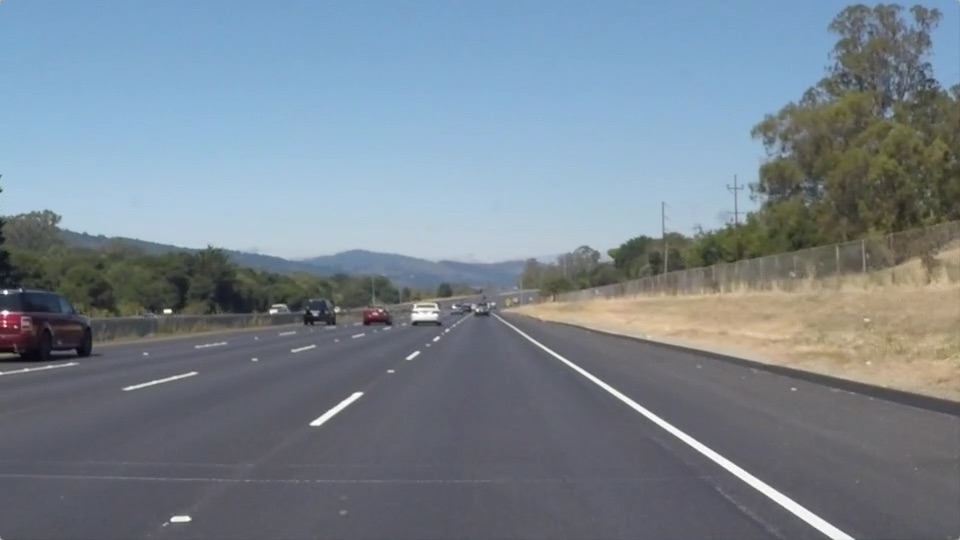
#> input picture test_images/solidWhiteRight.jpg, 960 x 540 px
$ jupyter execute --allow-errors P1.ipynb   (shell and % lines are left out)
#> lines starting #> are read from the running program, lines starting #| are printed output that depends on the picture; after the words box and inside, x2 and y2 are one past the last pixel; in counts of white or black regions, pixels touching at a corner belong together
# Self-Driving Car Engineer Nanodegree

## Project: **Finding Lane Lines on the Road**
***
In this project, you will use the tools you learned about in the lesson to identify lane lines on the road.  You can develop your pipeline on a series of individual images, and later apply the result to a video stream (really just a series of images). Check out the video clip "raw-lines-example.mp4" (also contained in this repository) to see what the output should look like after using the helper functions below.

Once you have a result that looks roughly like "raw-lines-example.mp4", you'll need to get creative and try to average and/or extrapolate the line segments you've detected to map out the full extent of the lane lines.  You can see an example of the result you're going for in the video "P1_example.mp4".  Ultimately, you would like to draw just one line for the left side of the lane, and one for the right.

In addition to implementing code, there is a brief writeup to complete. The writeup should be completed in a separate file, which can be either a markdown file or a pdf document. There is a [write up template](https://github.com/udacity/CarND-LaneLines-P1/blob/master/writeup_template.md) that can be used to guide the writing process. Completing both the code in the Ipython notebook and the writeup template will cover all of the [rubric points](https://review.udacity.com/#!/rubrics/322/view) for this project.

---
Let's have a look at our first image called 'test_images/solidWhiteRight.jpg'.  Run the 2 cells below (hit Shift-Enter or the "play" button above) to display the image.

**Note: If, at any point, you encounter frozen display windows or other confounding issues, you can always start again with a clean slate by going to the "Kernel" menu above and selecting "Restart & Clear Output".**

---

**The tools you have are color selection, region of interest selection, grayscaling, Gaussian smoothing, Canny Edge Detection and Hough Tranform line detection.  You  are also free to explore and try other techniques that were not presented in the lesson.  Your goal is piece together a pipeline to detect the line segments in the image, then average/extrapolate them and draw them onto the image for display (as below).  Once you have a working pipeline, try it out on the video stream below.**

---

<figure>

 <figcaption>
 <p></p>
 <p style="text-align: center;"> Your output should look something like this (above) after detecting line segments using the helper functions below </p>
 </figcaption>
</figure>
 <p></p>
<figure>

 <figcaption>
 <p></p>
 <p style="text-align: center;"> Your goal is to connect/average/extrapolate line segments to get output like this</p>
 </figcaption>
</figure>

**Run the cell below to import some packages.  If you get an `import error` for a package you've already installed, try changing your kernel (select the Kernel menu above --> Change Kernel).  Still have problems?  Try relaunching Jupyter Notebook from the terminal prompt.  Also, consult the forums for more troubleshooting tips.**

## Import Packages

[cell 1]
#importing some useful packages
import matplotlib.pyplot as plt
import matplotlib.image as mpimg
import numpy as np
import cv2

## Read in an Image

[cell 2]
#reading in an image
image = mpimg.imread('test_images/solidWhiteRight.jpg')
#> image is the input picture: shape (540, 960, 3); mean R, G, B 120.3, 132.6, 143.7

#printing out some stats and plotting
print('This image is:', type(image), 'with dimensions:', image.shape)
#| This image is: <class 'numpy.ndarray'> with dimensions: (540, 960, 3)
plt.imshow(image)  # if you wanted to show a single color channel image called 'gray', for example, call as plt.imshow(gray, cmap='gray')

## Ideas for Lane Detection Pipeline

**Some OpenCV functions (beyond those introduced in the lesson) that might be useful for this project are:**

`cv2.inRange()` for color selection
`cv2.fillPoly()` for regions selection
`cv2.line()` to draw lines on an image given endpoints
`cv2.addWeighted()` to coadd / overlay two images
`cv2.cvtColor()` to grayscale or change color
`cv2.imwrite()` to output images to file
`cv2.bitwise_and()` to apply a mask to an image

**Check out the OpenCV documentation to learn about these and discover even more awesome functionality!**

## Helper Functions

Below are some helper functions to help get you started. They should look familiar from the lesson!

[cell 3]
import math

# [7 lines left out: function grayscale, not called in this run]
    # Or use BGR2GRAY if you read an image with cv2.imread()
    # return cv2.cvtColor(img, cv2.COLOR_BGR2GRAY)

def canny(img, low_threshold, high_threshold):
    """Applies the Canny transform"""
    return cv2.Canny(img, low_threshold, high_threshold)

def gaussian_blur(img, kernel_size):
    """Applies a Gaussian Noise kernel"""
    return cv2.GaussianBlur(img, (kernel_size, kernel_size), 0)

def region_of_interest(img, vertices):
    """
    Applies an image mask.

    Only keeps the region of the image defined by the polygon
    formed from `vertices`. The rest of the image is set to black.
    `vertices` should be a numpy array of integer points.
    """
    #defining a blank mask to start with
    mask = np.zeros_like(img)

    #defining a 3 channel or 1 channel color to fill the mask with depending on the input image
    if len(img.shape) > 2:
        channel_count = img.shape[2]  # i.e. 3 or 4 depending on your image
        ignore_mask_color = (255,) * channel_count
    else:
        ignore_mask_color = 255

    #filling pixels inside the polygon defined by "vertices" with the fill color
    cv2.fillPoly(mask, vertices, ignore_mask_color)

    #returning the image only where mask pixels are nonzero
    masked_image = cv2.bitwise_and(img, mask)
    return masked_image


def draw_lines(img, lines, color=[255, 0, 0], thickness=5):
    """
    NOTE: this is the function you might want to use as a starting point once you want to
    average/extrapolate the line segments you detect to map out the full
    extent of the lane (going from the result shown in raw-lines-example.mp4
    to that shown in P1_example.mp4).

    Think about things like separating line segments by their
    slope ((y2-y1)/(x2-x1)) to decide which segments are part of the left
    line vs. the right line.  Then, you can average the position of each of
    the lines and extrapolate to the top and bottom of the lane.

    This function draws `lines` with `color` and `thickness`.
    Lines are drawn on the image inplace (mutates the image).
    If you want to make the lines semi-transparent, think about combining
    this function with the weighted_img() function below
    """
    """
    Function re-defined as follows:
    1. calculate slope of line
    2. save all corresponding slopes and pair of points
    3. first calculate mean of slopes, then calculate mean of y-intercept,
       to obtain y = mx + c model line to interpolate final lanes
    """
    _ml=[]
    _mr=[]
    _linel=[]
    _liner=[]
    _cl=[]
    _cr=[]

    try:
        for line in lines:
            for x1,y1,x2,y2 in line:
                m = (y2-y1)/(x2-x1) #slope of line
                if m > 0:           #differentiate which side by slope
                    _ml.append(m)   #save slope to an array for averaging
                    _linel.append([x1,y1]) #save all points for interpolation of lines
                    _linel.append([x2,y2]) #save all points for interpolation of lines
                else:
                    _mr.append(m)
                    _liner.append([x1,y1])
                    _liner.append([x2,y2])
    except:
        print("error")

    # slope > 0 case
    if(len(_ml)):
        ml = np.mean(_ml) # mean of slopes
        for line in _linel:
            _cl.append(line[1]-ml*line[0])   #save all calculated y-intercept
        cl = np.mean(_cl)  # mean of y-intercept
        if(((img.shape[0]*0.6-cl)/ml > (img.shape[1]/2)*0.9) and ((img.shape[0]*0.6-cl)/ml < (img.shape[1]/2)*1.1)): #ensure valid range
            # generate a single straight line from 2 points using y = mx + c where m is mean(slope) and c is mean(y-intercept)
            # These 2 points y values are i) image height and ii) image height * 0.6 as road converging points
            yl0 = img.shape[0]
            xl0 = int((yl0 - cl)/ml)
            yl1 = int(img.shape[0]*0.6)
            xl1 = int((yl1-cl)/ml)
            cv2.line(img, (xl0, yl0), (xl1, yl1), color, thickness )

    # slope < 0 case
    if(len(_mr)):
        mr = np.mean(_mr)
        for line in _liner:
            _cr.append(line[1]-mr*line[0])
        cr = np.mean(_cr)
        if(((img.shape[0]*0.6-cr)/mr > (img.shape[1]/2)*0.9) and ((img.shape[0]*0.6-cr)/mr < (img.shape[1]/2)*1.1)):
            yr0 = img.shape[0]
            xr0 = int((yr0 - cr)/mr)
            yr1 = int(img.shape[0]*0.6)
            xr1 = int((yr1-cr)/mr)
            cv2.line(img, (xr0, yr0), (xr1, yr1), color, thickness )


def hough_lines(img, rho, theta, threshold, min_line_len, max_line_gap):
    """
    `img` should be the output of a Canny transform.

    Returns an image with hough lines drawn.
    """
    lines = cv2.HoughLinesP(img, rho, theta, threshold, np.array([]), minLineLength=min_line_len, maxLineGap=max_line_gap)
    line_img = np.zeros((img.shape[0], img.shape[1], 3), dtype=np.uint8)
    draw_lines(line_img, lines)
    return line_img

# Python 3 has support for cool math symbols.

def weighted_img(img, initial_img, α=0.8, β=1., γ=0.):
    """
    `img` is the output of the hough_lines(), An image with lines drawn on it.
    Should be a blank image (all black) with lines drawn on it.

    `initial_img` should be the image before any processing.

    The result image is computed as follows:

    initial_img * α + img * β + γ
    NOTE: initial_img and img must be the same shape!
    """
    return cv2.addWeighted(initial_img, α, img, β, γ)

## Test Images

Build your pipeline to work on the images in the directory "test_images"
**You should make sure your pipeline works well on these images before you try the videos.**

[cell 4]
import os
os.listdir("test_images/")

## Build a Lane Finding Pipeline

Build the pipeline and run your solution on all test_images. Make copies into the `test_images_output` directory, and you can use the images in your writeup report.

Try tuning the various parameters, especially the low and high Canny thresholds as well as the Hough lines parameters.

[cell 5]
# image dimensions
col = 960
row = 540

# vertices on left and right region
vertices_1 = np.array([[ ( int(col*0.15), row) , ( int(col*0.25),row ) , ( int(col*0.48),int(row*0.6) ) , (int(col*0.43),int(row*0.6))]], dtype=np.int32)
vertices_2 = np.array([[ ( int(col*0.52),int(row*0.6) ) , ( int(col*0.85),row) , (int(col*0.95),row), (int(col*0.55),int(row*0.6)) ]], dtype=np.int32)

def FindLaneLines(image):
    global vertices_1, vertices_2

    # Change RGB to Gray scale
    image_rgb = np.copy(image)
    (row, col, channel)=image_rgb.shape
    image_gray = cv2.cvtColor(image_rgb,cv2.COLOR_BGR2GRAY)
    #plt.imshow(image_gray, cmap='gray')

    # Gaussian Blur
    image_blur = gaussian_blur(image_gray,3)
    #plt.imshow(image_blur, cmap='gray')

    # Canny Edge Detection
    image_edge = canny(image_blur, 100, 200)
    #plt.imshow(image_edge, cmap='gray')

    # ROI
    image_region_1 = region_of_interest(image_edge, vertices_1)
    image_region_2 = region_of_interest(image_edge, vertices_2)
    #plt.imshow(image_region, cmap='gray')

    # Hough Transformation with merged left and right regions to improve Hough transformation
    image_line = hough_lines(image_region_1 | image_region_2, 2, np.pi/180, 50, 100, 150)
    #plt.imshow(image_line, cmap='gray')

    # Weighted
    image_weighted = weighted_img(image_line, image)
    #plt.imshow(image_weighted)

    return image_weighted

[cell 6]
# TODO: Build your pipeline that will draw lane lines on the test_images
# then save them to the test_images_output directory.
file_list = os.listdir("test_images/")
for item in file_list:
    #reading in an image
    image = mpimg.imread("test_images/"+item)
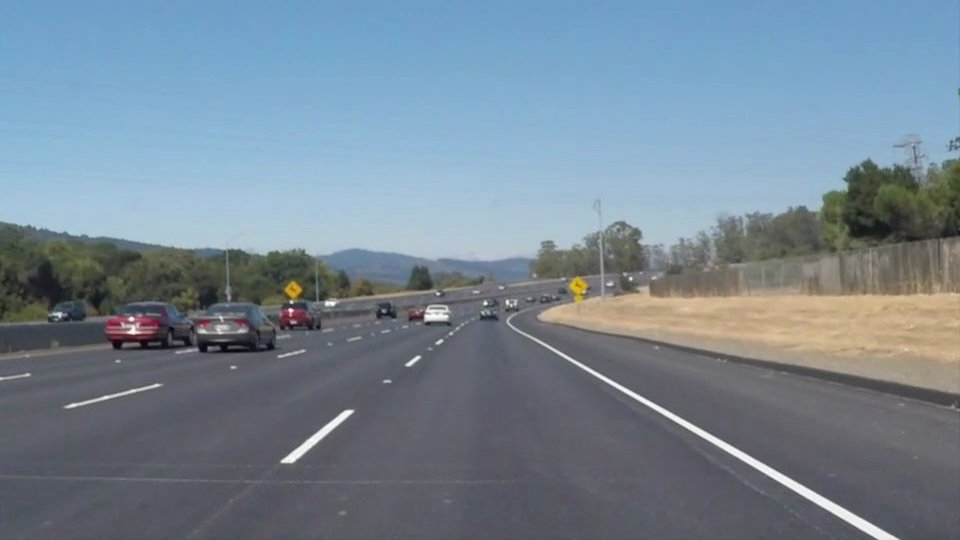
#> input picture test_images/solidWhiteCurve.jpg, 960 x 540 px
#> image is the input picture: shape (540, 960, 3); mean R, G, B 118.5, 134.5, 148.1
    image_ret = FindLaneLines(image)
#> in FindLaneLines, `image_gray = cv2.cvtColor(image_rgb,cv2.COLOR_BGR2GRAY)`:
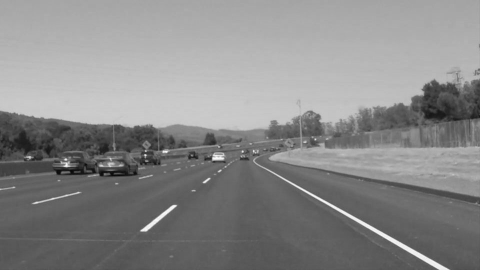
#> image_gray: shape (540, 960) (shown at 1/2 size); min 3, max 255, mean 136.7
#> in canny, `return cv2.Canny(img, low_threshold, high_threshold)`:
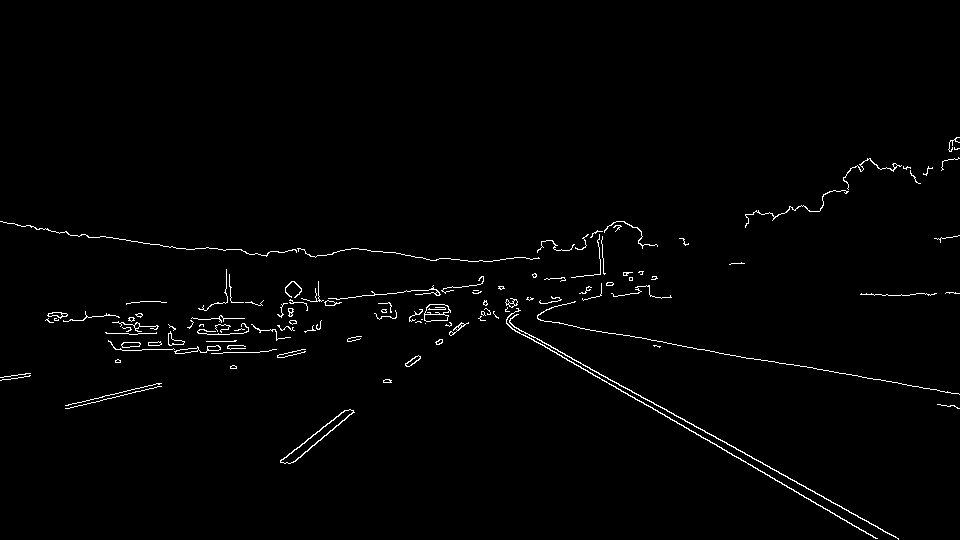
#> returned value: shape (540, 960); 1.3% white in thin lines or dots, all inside (x1, y1, x2, y2) = (0, 137, 960, 540)
#> in region_of_interest (call 2), `masked_image = cv2.bitwise_and(img, mask)`:
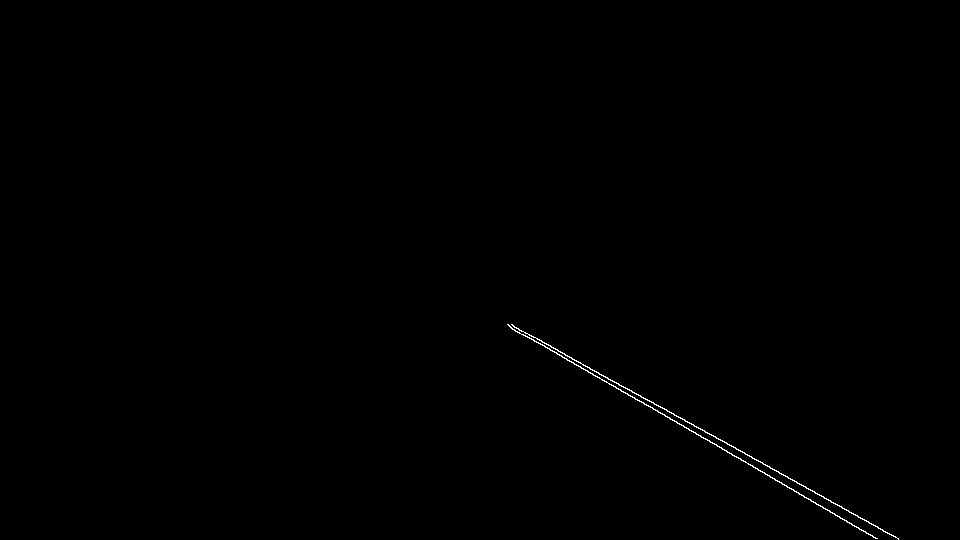
#> masked_image: shape (540, 960); 0.23% white in thin lines or dots, all inside (x1, y1, x2, y2) = (507, 324, 899, 540)
#> in hough_lines, `lines = cv2.HoughLinesP(img, rho, theta, threshold, np.array([]), minL..`: lines = [[512, 324, 898, 538], [509, 326, 876, 538], [280, 460, 460, 324], [289, 463, 458, 326], [508, 324, 793, 489], [295, 461, 456, 326], [639, 395, 898, 539], [280, 462, 415, 356]]
#> the loop in draw_lines, `for line in lines:` made 8 passes
#> in draw_lines, `ml = np.mean(_ml)`: ml = 0.567
#> the loop in draw_lines, `for line in _linel:` made 8 passes
#> line on passes 1 to 8: [512, 324], [898, 538], [509, 326], [876, 538], [508, 324], [793, 489], [639, 395], [898, 539]
#> in draw_lines, `cl = np.mean(_cl)`: cl = 35.06
#> in draw_lines, `xl0 = int((yl0 - cl)/ml)`: xl0 = 890
#> in draw_lines, `xl1 = int((yl1-cl)/ml)`: xl1 = 509
#> in draw_lines, `mr = np.mean(_mr)`: mr = -0.797
#> the loop in draw_lines, `for line in _liner:` made 8 passes
#> line on passes 1 to 8: [280, 460], [460, 324], [289, 463], [458, 326], [295, 461], [456, 326], [280, 462], [415, 356]
#> in draw_lines, `cr = np.mean(_cr)`: cr = 689.6
#> in draw_lines, `xr0 = int((yr0 - cr)/mr)`: xr0 = 187
#> in draw_lines, `xr1 = int((yr1-cr)/mr)`: xr1 = 458
#> in draw_lines, `cv2.line(img, (xr0, yr0), (xr1, yr1), color, thickness )`:
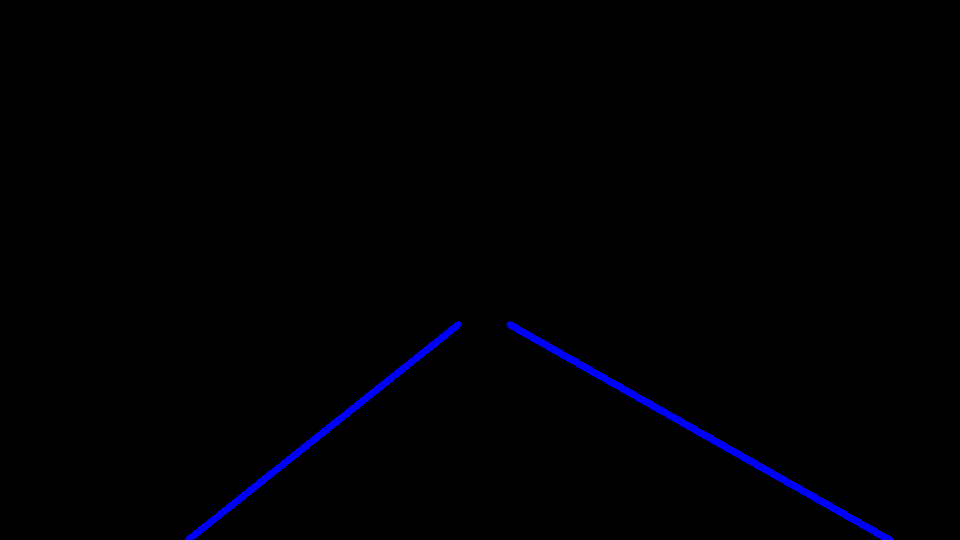
#> img: shape (540, 960, 3); mean of channels 0, 1, 2 2.7, 0, 0; drawn as B, G, R
#> in weighted_img, `return cv2.addWeighted(initial_img, α, img, β, γ)`:
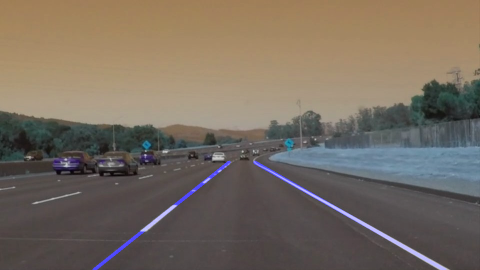
#> returned value: shape (540, 960, 3) (shown at 1/2 size); mean of channels 0, 1, 2 96.1, 107.6, 118.5; drawn as B, G, R
    plt.imsave("output_images/_"+item,image_ret)
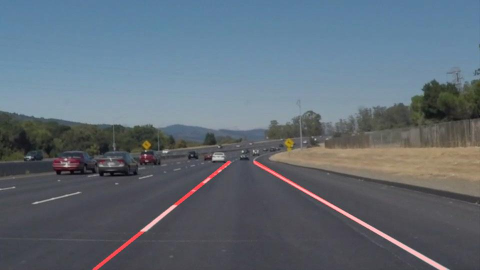
#> saved as _solidWhiteCurve.jpg: shape (540, 960, 3) (shown at 1/2 size); mean R, G, B 96.2, 107.5, 118.5

[cell 7]
image_01 = mpimg.imread("output_images/_solidWhiteCurve.jpg")
plt.imshow(image_01)

[cell 8]
image_02 = mpimg.imread("output_images/_solidWhiteRight.jpg")
plt.imshow(image_02)

[cell 9]
image_03 = mpimg.imread("output_images/_solidYellowCurve.jpg")
plt.imshow(image_03)

[cell 10]
image_04 = mpimg.imread("output_images/_solidYellowCurve2.jpg")
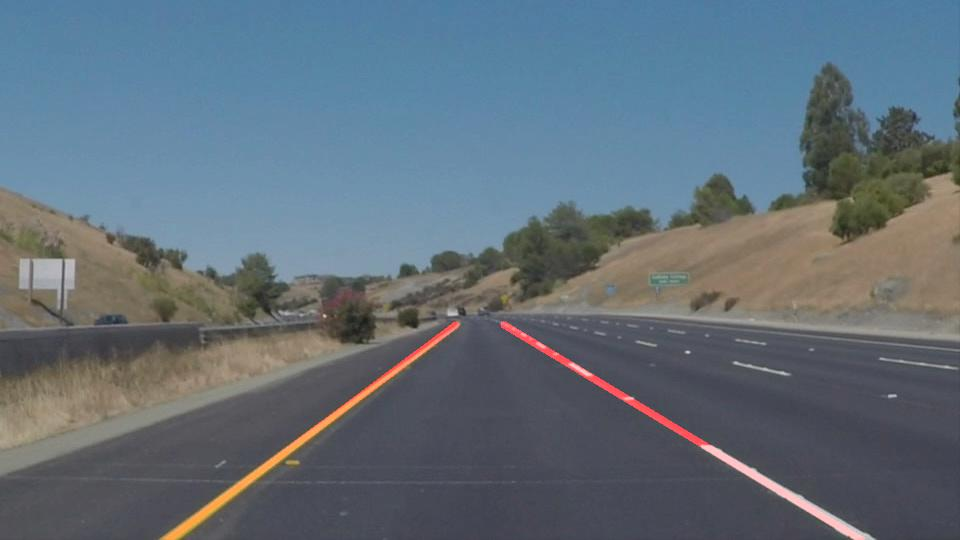
#> input picture output_images/_solidYellowCurve2.jpg, 960 x 540 px
#> image_04 is the input picture: shape (540, 960, 3); mean R, G, B 97.7, 110.7, 121.4
plt.imshow(image_04)

[cell 11]
image_05 = mpimg.imread("output_images/_solidYellowLeft.jpg")
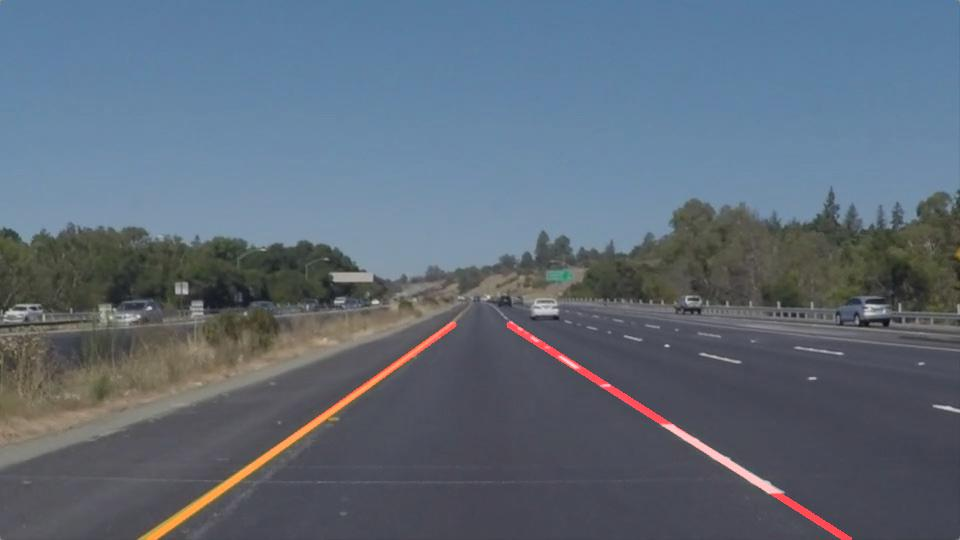
#> input picture output_images/_solidYellowLeft.jpg, 960 x 540 px
#> image_05 is the input picture: shape (540, 960, 3); mean R, G, B 94.6, 106.8, 120.8
plt.imshow(image_05)

#> (a cell that did not finish here is left out)

## Test on Videos

You know what's cooler than drawing lanes over images? Drawing lanes over video!

We can test our solution on two provided videos:

`solidWhiteRight.mp4`

`solidYellowLeft.mp4`

**Note: if you get an import error when you run the next cell, try changing your kernel (select the Kernel menu above --> Change Kernel). Still have problems? Try relaunching Jupyter Notebook from the terminal prompt. Also, consult the forums for more troubleshooting tips.**

**If you get an error that looks like this:**
```
NeedDownloadError: Need ffmpeg exe.
You can download it by calling:
imageio.plugins.ffmpeg.download()
```
**Follow the instructions in the error message and check out [this forum post](https://discussions.udacity.com/t/project-error-of-test-on-videos/274082) for more troubleshooting tips across operating systems.**

[cell 13]
# Import everything needed to edit/save/watch video clips
from moviepy.editor import VideoFileClip
from IPython.display import HTML

[cell 14]
# [7 lines left out: function process_image, not called in this run]

Let's try the one with the solid white lane on the right first ...

[cell 15]
white_output = 'test_videos_output/solidWhiteRight.mp4'
#> white_output = 'test_videos_output/solidWhiteRight.mp4'
## To speed up the testing process you may want to try your pipeline on a shorter subclip of the video
## To do so add .subclip(start_second,end_second) to the end of the line below
## Where start_second and end_second are integer values representing the start and end of the subclip
## You may also uncomment the following line for a subclip of the first 5 seconds
#clip1 = VideoFileClip("test_videos/solidWhiteRight.mp4").subclip(0,1)
#> (the rest of this cell did not finish here and is left out)
